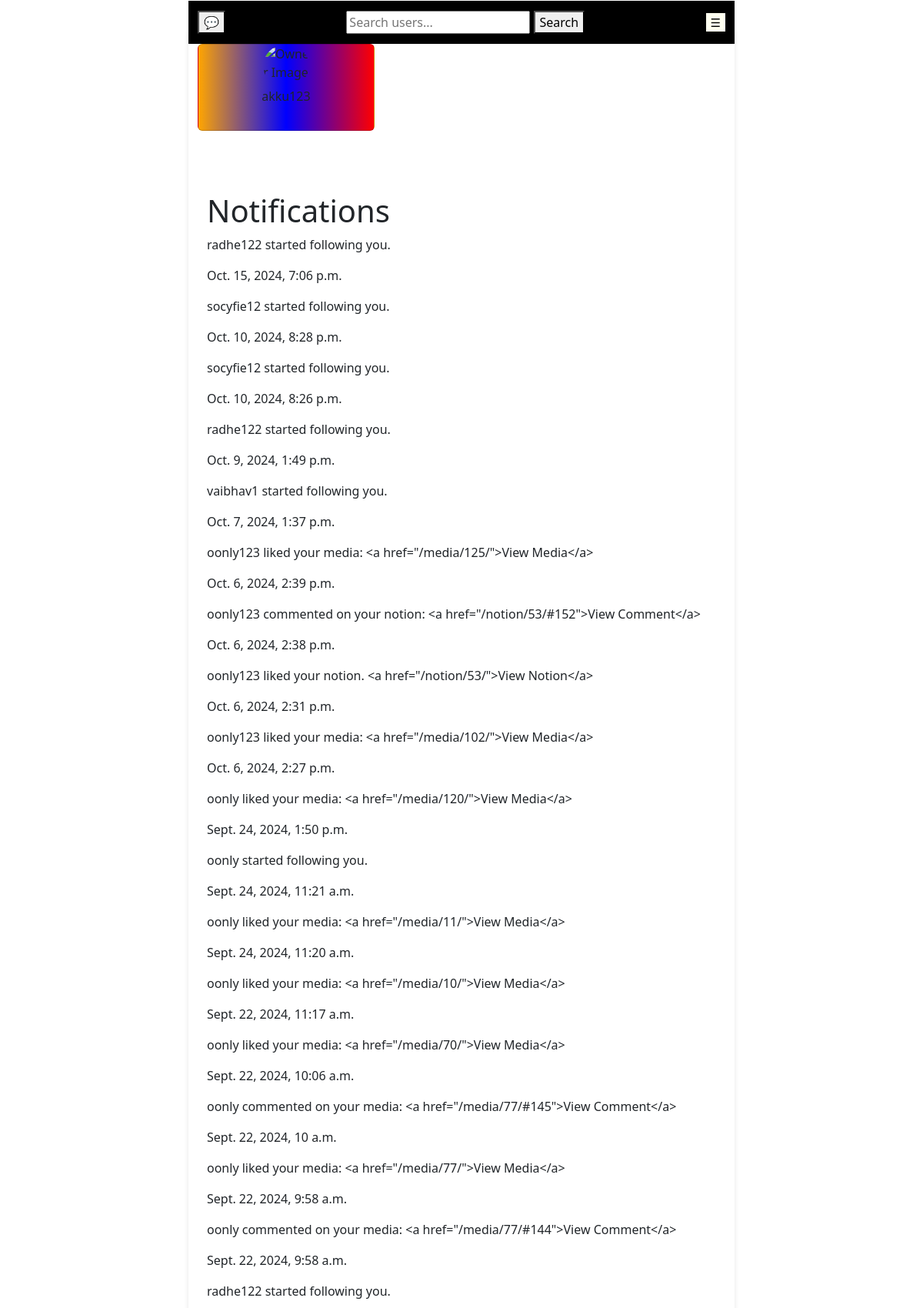
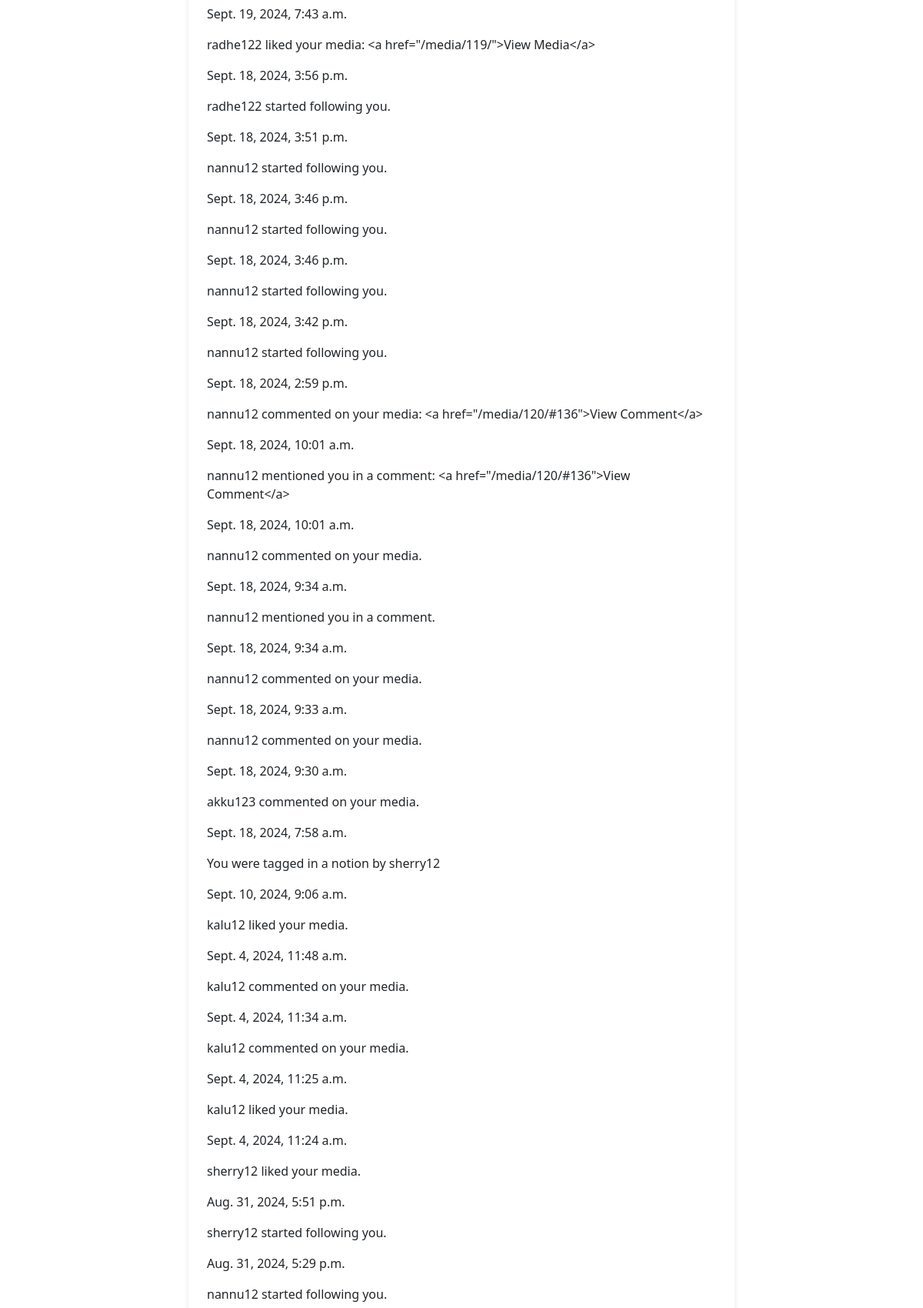
Screenshot of /profile_notifications/ (signed in, upper part) with the database file from the repository (2 pictures, top to bottom).
### notion/models.py (models this page shows, shortened)
class Notification(models.Model):
    user = models.ForeignKey(AuthUser, on_delete=models.CASCADE, related_name='notifications', null = True)
    content = models.TextField()
    created_at = models.DateTimeField(auto_now_add=True)
    is_read = models.BooleanField(default=False)
    notion = models.ForeignKey('Notion', null=True, blank=True, on_delete=models.CASCADE, related_name='notifications')
    comment = models.ForeignKey('Comment', null=True, blank=True, on_delete=models.CASCADE, related_name='notifications')
    liked_by = models.ForeignKey(AuthUser, null=True, blank=True, on_delete=models.CASCADE, related_name='liked_notifications')
    related_media = models.ForeignKey(Media, on_delete=models.CASCADE, related_name='related_notifications', null=True, blank=True)
    related_notion = models.ForeignKey(Notion, on_delete=models.CASCADE, related_name='related_notifications', null=True, blank=True)
    related_comment = models.ForeignKey(Comment, on_delete=models.CASCADE, related_name='related_notifications', null=True, blank=True)
    related_user = models.ForeignKey(AuthUser, on_delete=models.CASCADE, related_name='related_notifications', null=True, blank=True)
    type = models.CharField(max_length=50, choices=[('follow', 'Follow'), ('like', 'Like'), ('comment', 'Comment')], null=True)

### user_profile/views.py (the view)
# urls.py: path('profile_notifications/', views.profile_notifications, name='profile_notifications'),
@login_required
def profile_notifications(request):
    notifications = Notification.objects.filter(user=request.user).order_by('-created_at')
    paginator = Paginator(notifications, 100)
    page_number = request.GET.get('page')
    page_obj = paginator.get_page(page_number)
    return render(request, 'profile_notifications.html', {'page_obj': page_obj})

### templates/user_profile/profile_notifications.html (shortened to what this page needs)
{% extends 'landing_page.html' %}
{% block content %}
<h1>Notifications</h1>
<div>
    {% for notification in page_obj %}
        <div>
            <p>{{ notification.content }}</p>
            <p>{{ notification.created_at }}</p>
        </div>
    {% endfor %}
</div>
{% endblock %}

### templates/landings/landing_page.html (shortened to what this page needs)
{% load media_filters %}
<!DOCTYPE html>
<html lang="en">
<head>
    <link href="https://cdnjs.cloudflare.com/ajax/libs/select2/4.0.13/css/select2.min.css" rel="stylesheet" />
    {% load static %}
    <link rel="stylesheet" href="https://cdn.jsdelivr.net/npm/bootstrap@5.3.2/dist/css/bootstrap.min.css">
    <link href="https://cdnjs.cloudflare.com/ajax/libs/prism/1.24.1/themes/prism.min.css" rel="stylesheet" />
</head>
<body style="padding-bottom: 60px;">
    <div class="content-container">
        <header>
                <nav class="navbar navbar-expand-lg navbar-dark bg-black">
                    <div class="container">
                        <a href="{% url 'only_message:message_list_view' %}" class="button-link">
                            <button class="messagebtn"> 💬 </button>
                        </a>
                        <form method="GET" action="{% url 'user_profile:search_users' %}">
                            <input type="text" name="q" placeholder="Search users..." value="{{ query }}">
                            <button type="submit">Search</button>
                        </form>
                        <button class="openbtn" onclick="openNav()">☰ </button>
                    </div>
                </nav>
        </header>
        <main id="main">
            {% block main_content %}
            <div class="card">
                {% if user_card.card_image %}
                    <img src="{{ user_card.card_image.url }}" alt="Card Image" style="width: 60px; height: 55px;">
                {% else %}
                    <img src="owner_image.jpg" alt="Owner Image" style="width: 60px; height: 55px; border-radius: 100%;">
                {% endif %}
                <p>{{ request.user.username }}</p>
            </div>
            <div class="container my-5">
            {% endblock %}
            {% block content %}
            {% endblock %}
        </main>
    </body>
</html>

### rows the page displays
Notification: content "radhe122 started following you.", created_at "Oct. 15, 2024, 7:06 p.m."
Notification: content "socyfie12 started following you.", created_at "Oct. 10, 2024, 8:28 p.m."
Notification: content "socyfie12 started following you.", created_at "Oct. 10, 2024, 8:26 p.m."
Notification: content "radhe122 started following you.", created_at "Oct. 9, 2024, 1:49 p.m."
Notification: content "vaibhav1 started following you.", created_at "Oct. 7, 2024, 1:37 p.m."
Notification: content "oonly123 liked your media: <a href=\"/media/125/\">View Media</a>", created_at "Oct. 6, 2024, 2:39 p.m."
Notification: content "oonly123 commented on your notion: <a href=\"/notion/53/#152\">View Comment</a>", created_at "Oct. 6, 2024, 2:38 p.m."
Notification: content "oonly123 liked your notion. <a href=\"/notion/53/\">View Notion</a>", created_at "Oct. 6, 2024, 2:31 p.m."
Notification: content "oonly123 liked your media: <a href=\"/media/102/\">View Media</a>", created_at "Oct. 6, 2024, 2:27 p.m."
Notification: content "oonly liked your media: <a href=\"/media/120/\">View Media</a>", created_at "Sept. 24, 2024, 1:50 p.m."
Notification: content "oonly started following you.", created_at "Sept. 24, 2024, 11:21 a.m."
Notification: content "oonly liked your media: <a href=\"/media/11/\">View Media</a>", created_at "Sept. 24, 2024, 11:20 a.m."
Notification: content "oonly liked your media: <a href=\"/media/10/\">View Media</a>", created_at "Sept. 22, 2024, 11:17 a.m."
Notification: content "oonly liked your media: <a href=\"/media/70/\">View Media</a>", created_at "Sept. 22, 2024, 10:06 a.m."
Notification: content "oonly commented on your media: <a href=\"/media/77/#145\">View Comment</a>", created_at "Sept. 22, 2024, 10 a.m."
Notification: content "oonly liked your media: <a href=\"/media/77/\">View Media</a>", created_at "Sept. 22, 2024, 9:58 a.m."
Notification: content "oonly commented on your media: <a href=\"/media/77/#144\">View Comment</a>", created_at "Sept. 22, 2024, 9:58 a.m."
Notification: content "radhe122 started following you.", created_at "Sept. 19, 2024, 7:43 a.m."
Notification: content "radhe122 liked your media: <a href=\"/media/119/\">View Media</a>", created_at "Sept. 18, 2024, 3:56 p.m."
Notification: content "radhe122 started following you.", created_at "Sept. 18, 2024, 3:51 p.m."
Notification: content "nannu12 started following you.", created_at "Sept. 18, 2024, 3:46 p.m."
Notification: content "nannu12 started following you.", created_at "Sept. 18, 2024, 3:46 p.m."
Notification: content "nannu12 started following you.", created_at "Sept. 18, 2024, 3:42 p.m."
Notification: content "nannu12 started following you.", created_at "Sept. 18, 2024, 2:59 p.m."
Notification: content "nannu12 commented on your media: <a href=\"/media/120/#136\">View Comment</a>", created_at "Sept. 18, 2024, 10:01 a.m."
Notification: content "nannu12 mentioned you in a comment: <a href=\"/media/120/#136\">View Comment</a>", created_at "Sept. 18, 2024, 10:01 a.m."
Notification: content "nannu12 commented on your media.", created_at "Sept. 18, 2024, 9:34 a.m."
Notification: content "nannu12 mentioned you in a comment.", created_at "Sept. 18, 2024, 9:34 a.m."
Notification: content "nannu12 commented on your media.", created_at "Sept. 18, 2024, 9:33 a.m."
Notification: content "nannu12 commented on your media.", created_at "Sept. 18, 2024, 9:30 a.m."
Notification: content "akku123 commented on your media.", created_at "Sept. 18, 2024, 7:58 a.m."
Notification: content "You were tagged in a notion by sherry12", created_at "Sept. 10, 2024, 9:06 a.m."
Notification: content "kalu12 liked your media.", created_at "Sept. 4, 2024, 11:48 a.m."
Notification: content "kalu12 commented on your media.", created_at "Sept. 4, 2024, 11:34 a.m."
Notification: content "kalu12 commented on your media.", created_at "Sept. 4, 2024, 11:25 a.m."
Notification: content "kalu12 liked your media.", created_at "Sept. 4, 2024, 11:24 a.m."
Notification: content "sherry12 liked your media.", created_at "Aug. 31, 2024, 5:51 p.m."
Notification: content "sherry12 started following you.", created_at "Aug. 31, 2024, 5:29 p.m."
Notification: content "nannu12 started following you."

### other values shown
{{ request.user.username }} "akku123"
